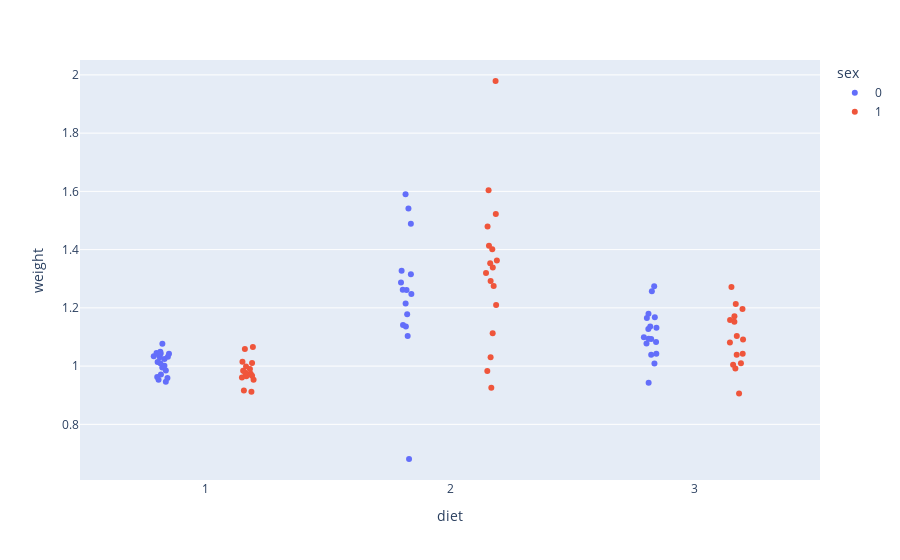

Here is the notebook cell this chart was saved with:
### Markdown cell above
Let's see how the strip plot looks like in plotly.

### Code cell
fig = px.strip(df_squirrels, x='diet', y='weight', color='sex')
fig.show()

### Figure 1 — Plotly figure (JSON) as saved in the notebook; plotly's stock layout.template omitted (floating-point values rounded to 4 significant figures)
{"data": [{"alignmentgroup": "True", "boxpoints": "all", "fillcolor": "rgba(255,255,255,0)", "hoveron": "points", "hovertemplate": "sex=0<br>diet=%{x}<br>weight=%{y}<extra></extra>", "legendgroup": "0", "line": {"color": "rgba(255,255,255,0)"}, "marker": {"color": "#636efa"}, "name": "0", "offsetgroup": "0", "orientation": "v", "pointpos": 0, "showlegend": true, "type": "box", "x": [3, 2, 3, 1, 1, 3, 2, 3, 1, 2, 3, 1, 1, 3, 2, 1, 3, 1, 1, 2, 1, 3, 3, 3, 3, 3, 2, 2, 1, 1, 2, 1, 2, 3, 2, 1, 3, 1, 2, 3, 3, 1, 2, 1, 2, 1, 1, 1, 2, 1, 3, 2], "x0": " ", "xaxis": "x", "y": [1.042, 1.141, 1.132, 1.034, 1.045, 1.168, 1.248, 1.093, 1.032, 1.262, 1.009, 1.03, 0.985, 1.083, 1.178, 0.959, 1.257, 1.001, 1.043, 0.681, 1.041, 1.127, 1.274, 0.943, 1.18, 1.165, 1.59, 1.261, 0.946, 1.042, 1.489, 1.077, 1.541, 1.039, 1.287, 0.963, 1.094, 0.953, 1.315, 1.078, 1.136, 0.971, 1.103, 1.014, 1.215, 1.024, 1.01, 1.049, 1.136, 0.995, 1.099, 1.327], "y0": " ", "yaxis": "y"}, {"alignmentgroup": "True", "boxpoints": "all", "fillcolor": "rgba(255,255,255,0)", "hoveron": "points", "hovertemplate": "sex=1<br>diet=%{x}<br>weight=%{y}<extra></extra>", "legendgroup": "1", "line": {"color": "rgba(255,255,255,0)"}, "marker": {"color": "#EF553B"}, "name": "1", "offsetgroup": "1", "orientation": "v", "pointpos": 0, "showlegend": true, "type": "box", "x": [3, 2, 1, 2, 3, 2, 3, 1, 3, 2, 3, 2, 3, 2, 1, 3, 1, 3, 2, 3, 1, 2, 1, 2, 2, 2, 3, 2, 3, 2, 3, 3, 1, 1, 2, 1, 2, 2, 1, 1, 1, 3, 1, 1, 3, 1, 2, 1], "x0": " ", "xaxis": "x", "y": [1.196, 1.401, 1.015, 1.113, 1.213, 1.413, 1.042, 0.971, 1.171, 1.21, 1.158, 1.275, 0.992, 1.479, 0.967, 1.152, 0.912, 1.039, 1.604, 1.103, 0.984, 0.983, 0.961, 1.339, 1.292, 1.32, 1.005, 0.926, 0.906, 1.353, 1.091, 1.01, 0.965, 0.974, 1.363, 0.977, 1.522, 1.03, 0.953, 1.066, 1.059, 1.272, 1.011, 0.916, 1.081, 0.999, 1.979, 0.99], "y0": " ", "yaxis": "y"}], "layout": {"boxmode": "group", "legend": {"title": {"text": "sex"}, "tracegroupgap": 0}, "margin": {"t": 60}, "xaxis": {"anchor": "y", "domain": [0, 1], "title": {"text": "diet"}}, "yaxis": {"anchor": "x", "domain": [0, 1], "title": {"text": "weight"}}}}
